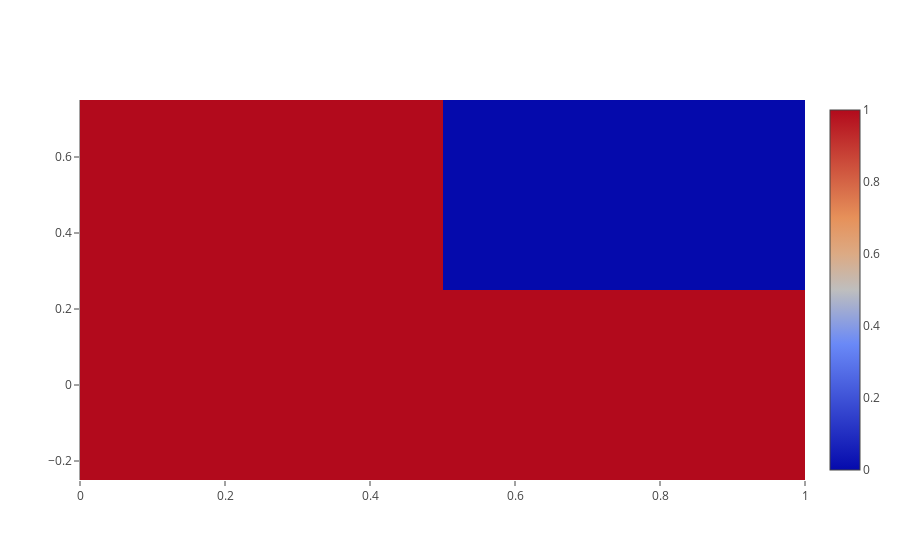

This figure's notebook cell:
### Code cell
random_array_2D = np.random.rand(1000,3)
data_2D = [go.Histogram2d(x=random_array_2D[1],y=random_array_2D[2])]
iplot(data_2D)

### Figure 1 — Plotly figure (JSON) as saved in the notebook; plotly's stock layout.template omitted (floating-point values rounded to 4 significant figures)
{"data": [{"type": "histogram2d", "uid": "8e01ff90-d237-11e8-b20e-80fa5b2a4c05", "x": [0.537, 0.1968, 0.08434], "y": [0.152, 0.0008618, 0.343]}], "layout": {}}
